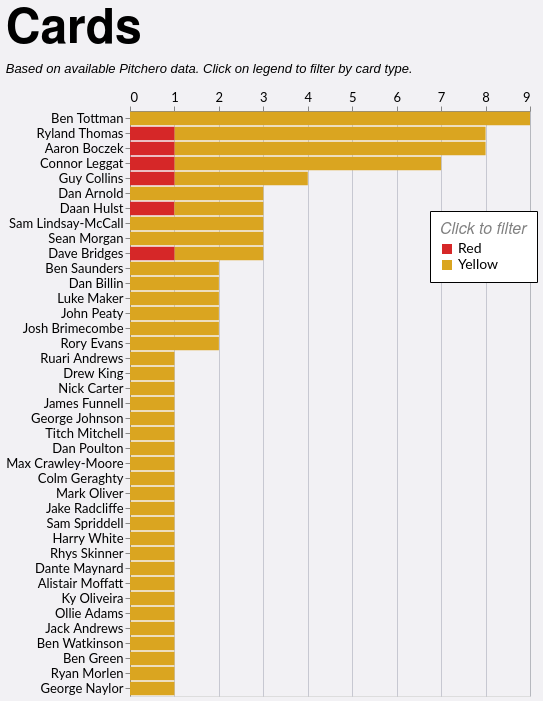

Vega-Lite specification for this chart:
### Vega-Lite specification from a JSON file in a GitHub repository (floating-point values rounded to 4 significant figures)
{"config": {"axis": {"labelFont": "Lato, sans-serif", "titleFont": "PT Sans Narrow, Helvetica Neue, Helvetica, Arial, sans-serif", "labelFontSize": 13, "titleFontSize": 24, "gridColor": "#202947", "gridOpacity": 0.2}, "header": {"labelFont": "PT Sans Narrow, Helvetica Neue, Helvetica, Arial, sans-serif", "titleFont": "PT Sans Narrow, Helvetica Neue, Helvetica, Arial, sans-serif", "labelFontSize": 24, "titleFontSize": 28, "labelFontWeight": "bold", "orient": "left"}, "legend": {"labelFont": "Lato, sans-serif", "titleFont": "PT Sans Narrow, Helvetica Neue, Helvetica, Arial, sans-serif", "labelFontSize": 14, "titleFontSize": 16, "titlePadding": 5, "fillColor": "white", "strokeColor": "black", "padding": 10, "titleFontWeight": "lighter", "titleFontStyle": "italic", "titleColor": "gray", "offset": 10}, "title": {"font": "PT Sans Narrow, Helvetica Neue, Helvetica, Arial, sans-serif", "fontSize": 48, "fontWeight": "bold", "anchor": "start", "align": "center", "titlePadding": 20, "subtitlePadding": 10, "subtitleFontSize": 13, "subtitleColor": "", "subtitleFontStyle": "italic", "offset": 15, "color": "black"}, "axisX": {"labelAngle": 0}, "facet": {"title": null, "header": null, "align": {"row": "each", "column": "each"}}, "resolve": {"scale": {"y": "independent", "facet": "independent"}}, "background": "#f2f1f4"}, "data": {"name": "data-292e7888f737e8844b27923350e40e0a"}, "mark": {"type": "bar"}, "encoding": {"color": {"field": "event", "legend": {"legendX": 300, "legendY": 100, "orient": "none", "title": "Click to filter"}, "scale": {"domain": ["Red", "Yellow"], "range": ["#d62728", "goldenrod"]}, "type": "nominal"}, "tooltip": [{"field": "player", "title": "Player", "type": "nominal"}, {"field": "event", "title": "Card Type", "type": "nominal"}, {"aggregate": "sum", "field": "count", "title": "Cards", "type": "quantitative"}, {"aggregate": "sum", "field": "A", "title": "Games", "type": "quantitative"}], "x": {"aggregate": "sum", "axis": {"format": "d", "orient": "top", "title": null}, "field": "count", "type": "quantitative"}, "y": {"field": "player", "sort": "-x", "title": null, "type": "nominal"}}, "height": {"step": 15}, "title": {"text": "Cards", "subtitle": "Based on available Pitchero data. Click on legend to filter by card type."}, "width": 400, "$schema": "https://vega.github.io/schema/vega-lite/v5.20.1.json", "datasets": {"data-292e7888f737e8844b27923350e40e0a": [{"player": "Ruari Andrews", "event": "Yellow", "count": 1, "A": 16, "season": "2017/18", "squad": "1st"}, {"player": "Dan Arnold", "event": "Yellow", "count": 1, "A": 15, "season": "2017/18", "squad": "1st"}, {"player": "Connor Leggat", "event": "Yellow", "count": 1, "A": 13, "season": "2018/19", "squad": "1st"}, {"player": "Daan Hulst", "event": "Red", "count": 1, "A": 10, "season": "2018/19", "squad": "1st"}, {"player": "Dan Arnold", "event": "Yellow", "count": 2, "A": 12, "season": "2019/20", "squad": "1st"}, {"player": "Drew King", "event": "Yellow", "count": 1, "A": 7, "season": "2019/20", "squad": "1st"}, {"player": "Connor Leggat", "event": "Yellow", "count": 1, "A": 11, "season": "2019/20", "squad": "1st"}, {"player": "Ben Saunders", "event": "Yellow", "count": 1, "A": 6, "season": "2019/20", "squad": "1st"}, {"player": "Ben Tottman", "event": "Yellow", "count": 1, "A": 12, "season": "2019/20", "squad": "1st"}, {"player": "Nick Carter", "event": "Yellow", "count": 1, "A": 4, "season": "2021/22", "squad": "1st"}, {"player": "James Funnell", "event": "Yellow", "count": 1, "A": 12, "season": "2021/22", "squad": "1st"}, {"player": "Sam Lindsay-McCall", "event": "Yellow", "count": 2, "A": 13, "season": "2021/22", "squad": "1st"}, {"player": "Sean Morgan", "event": "Yellow", "count": 1, "A": 10, "season": "2021/22", "squad": "1st"}, {"player": "Dave Bridges", "event": "Yellow", "count": 1, "A": 15, "season": "2022/23", "squad": "1st"}, {"player": "Guy Collins", "event": "Yellow", "count": 1, "A": 17, "season": "2022/23", "squad": "1st"}, {"player": "George Johnson", "event": "Yellow", "count": 1, "A": 17, "season": "2022/23", "squad": "1st"}, {"player": "Connor Leggat", "event": "Yellow", "count": 1, "A": 9, "season": "2022/23", "squad": "1st"}, {"player": "Titch Mitchell", "event": "Yellow", "count": 1, "A": 2, "season": "2022/23", "squad": "1st"}, {"player": "Sean Morgan", "event": "Yellow", "count": 1, "A": 8, "season": "2022/23", "squad": "1st"}, {"player": "Dan Poulton", "event": "Yellow", "count": 1, "A": 17, "season": "2022/23", "squad": "1st"}, {"player": "Ben Saunders", "event": "Yellow", "count": 1, "A": 7, "season": "2022/23", "squad": "1st"}, {"player": "Ryland Thomas", "event": "Yellow", "count": 2, "A": 8, "season": "2022/23", "squad": "1st"}, {"player": "Ben Tottman", "event": "Yellow", "count": 2, "A": 19, "season": "2022/23", "squad": "1st"}, {"player": "Connor Leggat", "event": "Red", "count": 1, "A": 9, "season": "2022/23", "squad": "1st"}, {"player": "Dan Billin", "event": "Yellow", "count": 2, "A": 20, "season": "2023/24", "squad": "1st"}, {"player": "Aaron Boczek", "event": "Yellow", "count": 2, "A": 21, "season": "2023/24", "squad": "1st"}, {"player": "Dave Bridges", "event": "Yellow", "count": 1, "A": 17, "season": "2023/24", "squad": "1st"}, {"player": "Max Crawley-Moore", "event": "Yellow", "count": 1, "A": 16, "season": "2023/24", "squad": "1st"}, {"player": "Colm Geraghty", "event": "Yellow", "count": 1, "A": 7, "season": "2023/24", "squad": "1st"}, {"player": "Sam Lindsay-McCall", "event": "Yellow", "count": 1, "A": 22, "season": "2023/24", "squad": "1st"}, {"player": "Luke Maker", "event": "Yellow", "count": 1, "A": 13, "season": "2023/24", "squad": "1st"}, {"player": "Sean Morgan", "event": "Yellow", "count": 1, "A": 2, "season": "2023/24", "squad": "1st"}, {"player": "Mark Oliver", "event": "Yellow", "count": 1, "A": 5, "season": "2023/24", "squad": "1st"}, {"player": "John Peaty", "event": "Yellow", "count": 1, "A": 13, "season": "2023/24", "squad": "1st"}, {"player": "Jake Radcliffe", "event": "Yellow", "count": 1, "A": 18, "season": "2023/24", "squad": "1st"}, {"player": "Sam Spriddell", "event": "Yellow", "count": 1, "A": 11, "season": "2023/24", "squad": "1st"}, {"player": "Ryland Thomas", "event": "Yellow", "count": 3, "A": 25, "season": "2023/24", "squad": "1st"}, {"player": "Ben Tottman", "event": "Yellow", "count": 2, "A": 25, "season": "2023/24", "squad": "1st"}, {"player": "Harry White", "event": "Yellow", "count": 1, "A": 7, "season": "2023/24", "squad": "1st"}, {"player": "Dave Bridges", "event": "Red", "count": 1, "A": 17, "season": "2023/24", "squad": "1st"}, {"player": "Aaron Boczek", "event": "Yellow", "count": 1, "A": 4, "season": "2024/25", "squad": "1st"}, {"player": "Josh Brimecombe", "event": "Yellow", "count": 1, "A": 19, "season": "2024/25", "squad": "1st"}, {"player": "Guy Collins", "event": "Yellow", "count": 2, "A": 20, "season": "2024/25", "squad": "1st"}, {"player": "Connor Leggat", "event": "Yellow", "count": 3, "A": 11, "season": "2024/25", "squad": "1st"}, {"player": "Luke Maker", "event": "Yellow", "count": 1, "A": 14, "season": "2024/25", "squad": "1st"}, {"player": "Rhys Skinner", "event": "Yellow", "count": 1, "A": 4, "season": "2024/25", "squad": "1st"}, {"player": "Ryland Thomas", "event": "Yellow", "count": 1, "A": 18, "season": "2024/25", "squad": "1st"}, {"player": "Ben Tottman", "event": "Yellow", "count": 3, "A": 19, "season": "2024/25", "squad": "1st"}, {"player": "Dante Maynard", "event": "Yellow", "count": 1, "A": 1, "season": "2024/25", "squad": "1st"}, {"player": "Aaron Boczek", "event": "Red", "count": 1, "A": 4, "season": "2024/25", "squad": "1st"}, {"player": "Guy Collins", "event": "Red", "count": 1, "A": 20, "season": "2024/25", "squad": "1st"}, {"player": "Ryland Thomas", "event": "Red", "count": 1, "A": 18, "season": "2024/25", "squad": "1st"}, {"player": "Aaron Boczek", "event": "Yellow", "count": 2, "A": 7, "season": "2025/26", "squad": "1st"}, {"player": "Alistair Moffatt", "event": "Yellow", "count": 1, "A": 4, "season": "2025/26", "squad": "1st"}, {"player": "John Peaty", "event": "Yellow", "count": 1, "A": 6, "season": "2025/26", "squad": "1st"}, {"player": "Ben Tottman", "event": "Yellow", "count": 1, "A": 5, "season": "2025/26", "squad": "1st"}, {"player": "Josh Brimecombe", "event": "Yellow", "count": 1, "A": 6, "season": "2021/22", "squad": "2nd"}, {"player": "Rory Evans", "event": "Yellow", "count": 1, "A": 15, "season": "2021/22", "squad": "2nd"}, {"player": "Ky Oliveira", "event": "Yellow", "count": 1, "A": 2, "season": "2022/23", "squad": "2nd"}, {"player": "Ryland Thomas", "event": "Yellow", "count": 1, "A": 4, "season": "2022/23", "squad": "2nd"}, {"player": "Ollie Adams", "event": "Yellow", "count": 1, "A": 1, "season": "2023/24", "squad": "2nd"}, {"player": "Jack Andrews", "event": "Yellow", "count": 1, "A": 8, "season": "2023/24", "squad": "2nd"}, {"player": "Rory Evans", "event": "Yellow", "count": 1, "A": 10, "season": "2023/24", "squad": "2nd"}, {"player": "Daan Hulst", "event": "Yellow", "count": 1, "A": 7, "season": "2023/24", "squad": "2nd"}, {"player": "Ben Watkinson", "event": "Yellow", "count": 1, "A": 11, "season": "2023/24", "squad": "2nd"}, {"player": "Aaron Boczek", "event": "Yellow", "count": 2, "A": 3, "season": "2024/25", "squad": "2nd"}, {"player": "Ben Green", "event": "Yellow", "count": 1, "A": 13, "season": "2024/25", "squad": "2nd"}, {"player": "Daan Hulst", "event": "Yellow", "count": 1, "A": 4, "season": "2024/25", "squad": "2nd"}, {"player": "Ryan Morlen", "event": "Yellow", "count": 1, "A": 6, "season": "2024/25", "squad": "2nd"}, {"player": "George Naylor", "event": "Yellow", "count": 1, "A": 10, "season": "2024/25", "squad": "2nd"}]}}
